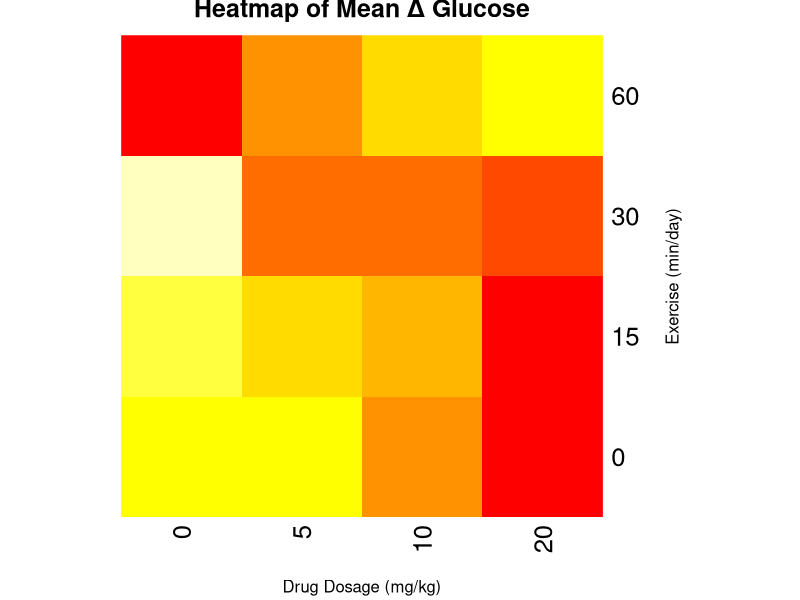
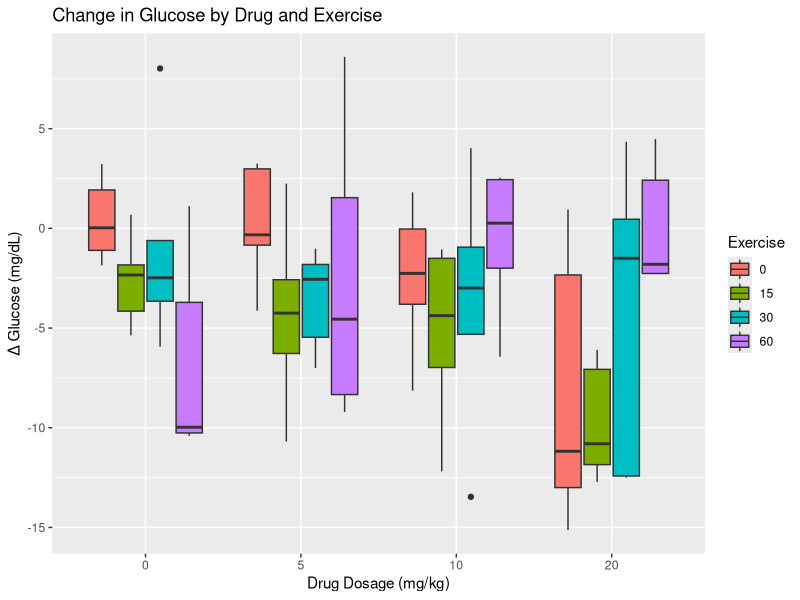
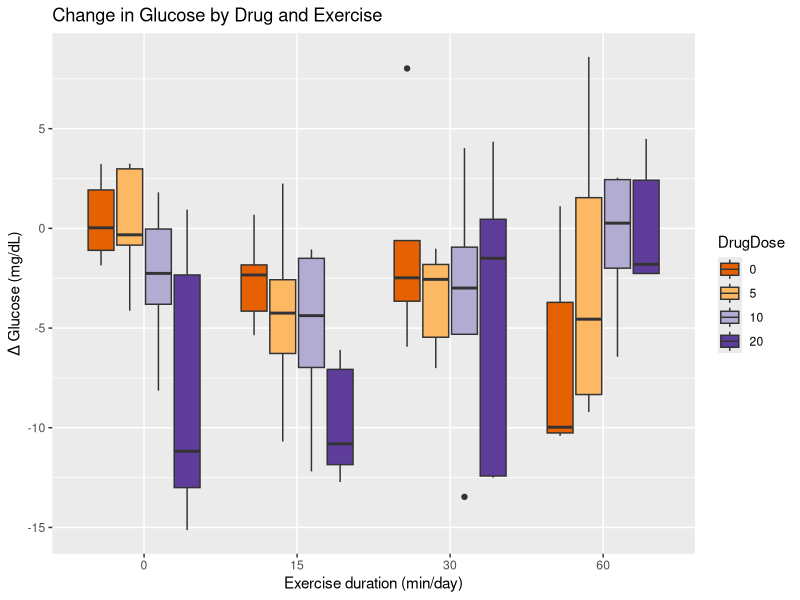
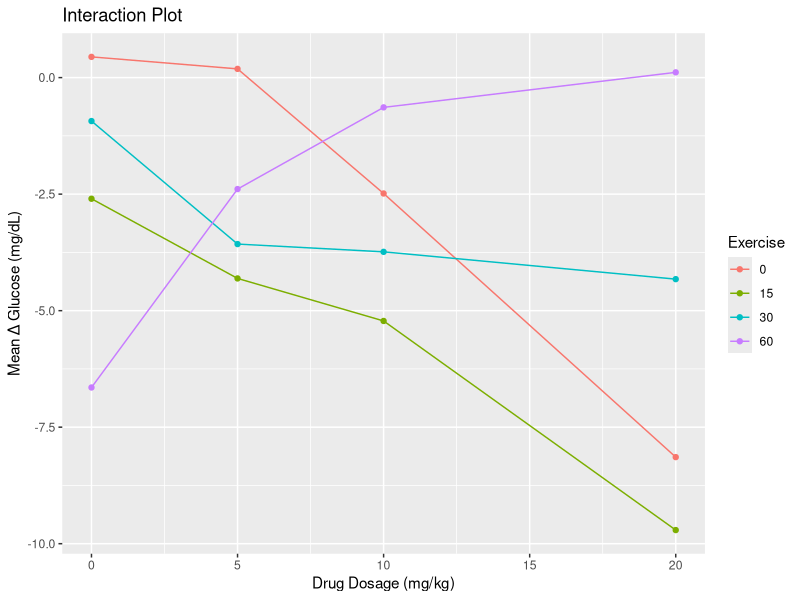
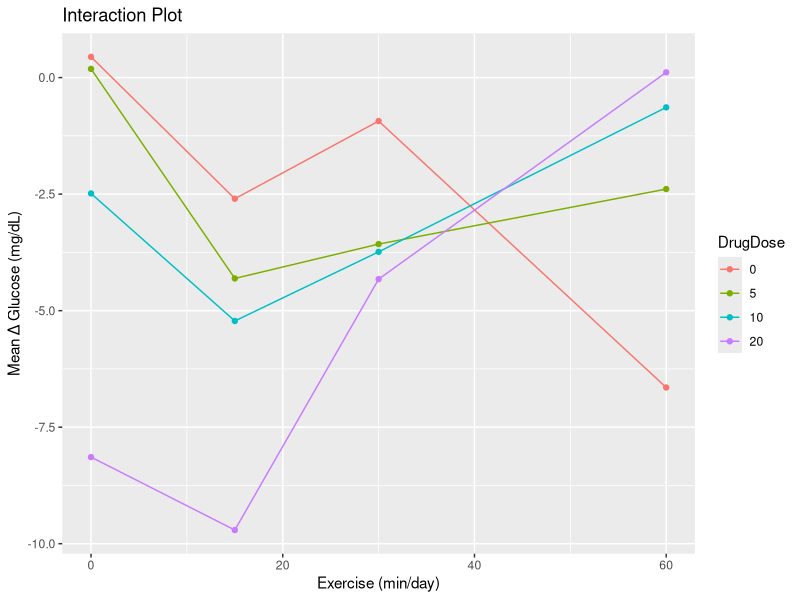

The R source for these figures, in order:
## ---- chunk 1
library(tidyverse)
library(knitr)
library(kableExtra)
## ---- chunk 2
studyDesign <- tibble("Drug dosage (mg/kg)" = c("0 (control)", 5, 10, 20),
                      "Exercise duration (min/day)" = c("0 (sedentary control)",
                                                        15, 30, 60))
knitr::kable(studyDesign)
## ---- chunk 3
drugExercise <- read_csv("data/drugExercise.csv")
drugExercise$DrugDose <- as_factor(drugExercise$DrugDose)
drugExercise$Exercise <- as_factor(drugExercise$Exercise)

drugExercise %>%
   group_by(DrugDose, Exercise) %>%
  summarise(ChangeGlucose = mean(Delta))
## ---- chunk 4
heat_data <- drugExercise %>%
  group_by(Exercise, DrugDose) %>%
  summarise(MeanChange = mean(Delta), .groups = "drop") %>%
  spread(DrugDose, MeanChange)
heat_matrix <- as.matrix(heat_data[,-1])
rownames(heat_matrix) <- heat_data$Exercise
heatmap(heat_matrix, Rowv = NA, Colv = NA, col = heat.colors(10),
        main = "Heatmap of Mean Δ Glucose",
        xlab = "Drug Dosage (mg/kg)", ylab = "Exercise (min/day)")
## ---- chunk 5
ggplot(drugExercise, aes(x = DrugDose, y = Delta, fill = Exercise)) +
  geom_boxplot() +
  labs(title = "Change in Glucose by Drug and Exercise",
       y = "Δ Glucose (mg/dL)", x = "Drug Dosage (mg/kg)")
## ---- chunk 6
ggplot(drugExercise, aes(x = Exercise, y = Delta, fill = DrugDose)) +
  geom_boxplot() +
  labs(title = "Change in Glucose by Drug and Exercise",
       y = "Δ Glucose (mg/dL)", x = "Exercise duration (min/day)") +
  scale_fill_brewer(palette = "PuOr") # use a different color palette
## ---- chunk 7
means <- drugExercise %>%
  group_by(Exercise, DrugDose) %>%
  summarise(meanChange = round(mean(Delta), 1))

knitr::kable(pivot_wider(means, 
                         names_from = DrugDose, 
                         values_from = meanChange)) %>% 
  add_header_above(c(" " = 2, "Drug Dose" = 3))
## ---- chunk 8
# Interaction plot
interaction_plot <- drugExercise %>%
  group_by(DrugDose, Exercise) %>%
  summarise(MeanChange = mean(Delta), .groups = "drop")

ggplot(interaction_plot, aes(x = as.numeric(as.character(DrugDose)),
                             y = MeanChange,
                             color = Exercise, group = Exercise)) +
  geom_line() +
  geom_point() +
  labs(title = "Interaction Plot",
       x = "Drug Dosage (mg/kg)",
       y = "Mean Δ Glucose (mg/dL)")
## ---- chunk 9
ggplot(interaction_plot, aes(x = as.numeric(as.character(Exercise)),
                             y = MeanChange,
                             color = DrugDose, group = DrugDose)) +
  geom_line() +
  geom_point() +
  labs(title = "Interaction Plot",
       x = "Exercise (min/day)",
       y = "Mean Δ Glucose (mg/dL)")
## ---- chunk 10
# DrugDose*Exercise is the interaction
anova(lm(Delta ~ DrugDose + Exercise + DrugDose*Exercise, 
         data = drugExercise))
